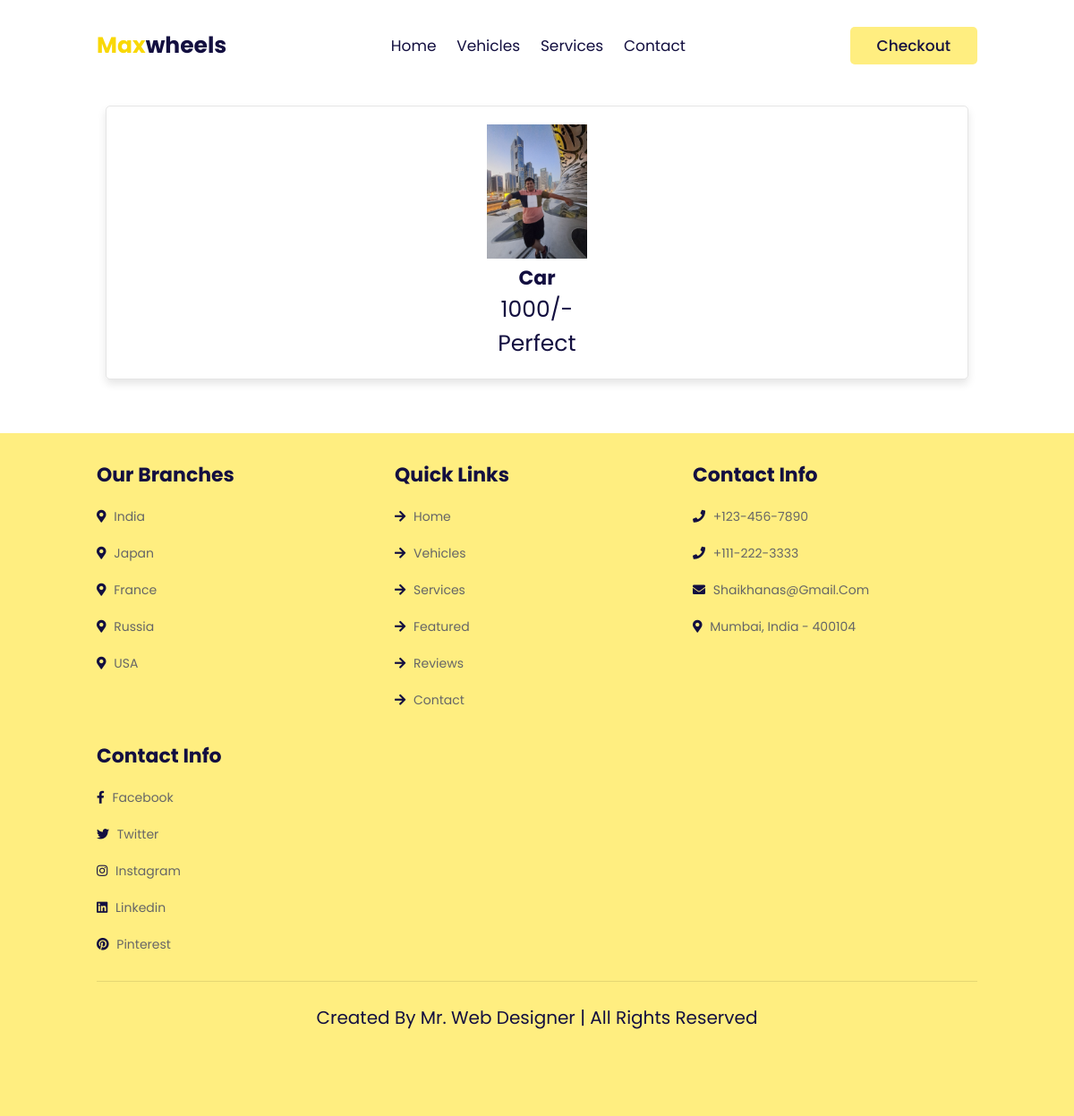
The page /checkout/1 on the database its author committed.
### myapp/models.py (models this page shows, shortened)
class vehicle_table(models.Model):
    vehicle_name = models.CharField(max_length=40)
    vehicle_color = models.CharField(max_length=40)
    vehicle_number = models.CharField(max_length=40)
    venicle_type = models.CharField(max_length=40)
    vehicle_photo = models.ImageField(upload_to='photos')
    vehicle_description = models.TextField()
    rent_per_day = models.CharField(max_length=40)
    def vehicle_image(self):
        return mark_safe('<img src="fi" width="100" />'.format(self.vehicle_photo.url))
    vehicle_image.allow_tags= True

### myapp/views.py (the view)
# urls.py: path('checkout/<int:id>', views.checkout, name="checkout"),
def checkout(request,id):
    get = vehicle_table.objects.get(id=id)
    context = {
        'data': get
    }
    return render(request,'checkout.html',context)

### myapp/templates/checkout.html (shortened to what this page needs)
<!DOCTYPE html>
{% load static %}
<html lang="en">
<head>
    <link rel="stylesheet" href="https://unpkg.com/swiper@7/swiper-bundle.min.css" />
    <link rel="stylesheet" href="https://cdnjs.cloudflare.com/ajax/libs/font-awesome/5.15.4/css/all.min.css">
     <link rel="stylesheet" href="https://unpkg.com/swiper@7/swiper-bundle.min.css" />
    <link rel="stylesheet" href="https://cdnjs.cloudflare.com/ajax/libs/font-awesome/5.15.4/css/all.min.css">
    <link rel="stylesheet" href="{% static 'css/style.css' %}">
    <link rel="stylesheet" href=" {% static 'css/style.css' %}">
</head>
<body>
    <header class="header">
        <a href="index" class="logo"> <span>max</span>wheels </a>
        <nav class="navbar">
            <a href="/index">home</a>
            <a href="/vehicles">vehicles</a>
            <a href="/services">services</a>
            <a href="/contact">contact</a>
        </nav>
        <div id="login-btn">
            <button class="btn" onclick="">checkout</button>
        </div>
    </header>
    <section class="featured" id="featured">
        <h1 class="heading"> <span>featured</span> cars </h1>
        <div class="swiper featured-slider">
           <div class="swiper-wrapper">
                <div class="swiper-slide box">
                    <img src="/media/{{data.vehicle_photo}}" alt="data not available">
                    <div class="content">
                        <h3>{{data.vehicle_name}}</h3>
                        <div class="price">{{data.rent_per_day}}/-</div>
                        <div class="price">{{data.vehicle_description}}</div>
                    </div>
                </div>
           </div>
        </div>
    </section>
    {% include 'footer.html' %}
</body>
</html>

### myapp/static/css/style.css (style rules this page uses)
:root { --yellow:#f9d806; --light-yellow:#ffee80; --black:#130f40; --light-color:#666; --box-shadow:0 .5rem 1rem rgba(0,0,0,.1); --border:.1rem solid rgba(0,0,0,.1); }
* { font-family: 'Poppins', sans-serif; margin:0; padding:0; box-sizing: border-box; outline: none; border:none; text-decoration: none; text-transform: capitalize; transition: .2s linear; }
html { font-size: 62.5%; overflow-x: hidden; scroll-padding-top: 7rem; scroll-behavior: smooth; }
section { padding:2rem 9%; }
.heading { padding-bottom: 2rem; text-align: center; font-size: 4.5rem; color:var(--black); }
.heading span { position: relative; z-index: 0; }
.heading span::before { content: ''; position: absolute; bottom:1rem; left:0; height: 100%; width: 100%; background: var(--light-yellow); z-index: -1; clip-path: polygon(0 90%, 100% 80%, 100% 100%, 0% 100%); }
.btn { display: inline-block; margin-top: 1rem; padding:.8rem 3rem; background:var(--light-yellow); color:var(--black); cursor: pointer; font-size: 1.7rem; border-radius: .5rem; font-weight: 500; text-align: center; }
.header { display: flex; align-items: center; justify-content: space-between; position: fixed; top:0; left:0; right:0; padding:3rem 9%; z-index: 1000; background: #fff; }
.header .logo { font-size: 2.5rem; color:var(--black); font-weight: bold; }
.header .logo span { color:var(--yellow); }
.header .navbar a { margin:0 1rem; font-size: 1.7rem; color:var(--black); }
#login-btn .btn { margin-top: 0; }
.featured .featured-slider { padding:1rem; padding-bottom: 4rem; }
.featured .featured-slider .box { padding:2rem; text-align: center; box-shadow: var(--box-shadow); border:var(--border); border-radius: .5rem; }
.featured .featured-slider .box img { height: 15rem; }
.featured .featured-slider .box .content h3 { font-size: 2.2rem; color:var(--black); }
.featured .featured-slider .box .content .price { font-size: 2.5rem; color:var(--black); }

### rows shown on the page
vehicle_table: vehicle_photo (picture), vehicle_name "Car", rent_per_day "1000", vehicle_description "Perfect"
